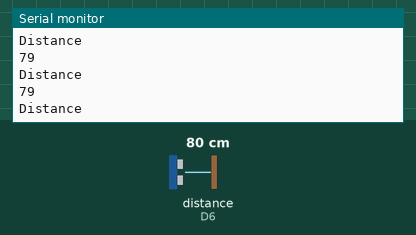
Recording of a sketch running on a simulated ESP8266 (NodeMCU). Shown: the last lines printed to the serial monitor. Wiring (inferred from the names in the program): ultrasonic range finder: trigger D5; echo D6. Inputs (shaded band) come from the test bench; at power-on: distance to the obstacle (sensor on D6) 80 cm. The echo pulse lasts 58.3 µs per cm.

Above: at 1.2 s.
1.3 s: distance to the obstacle (sensor on D6) set to 18 cm
At 1.8 s:
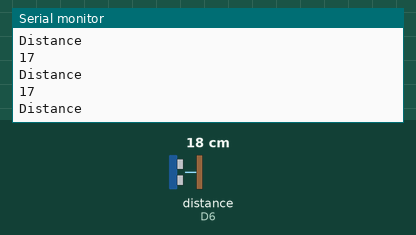
4.3 s: distance to the obstacle (sensor on D6) set to 2 cm
At 4.8 s:
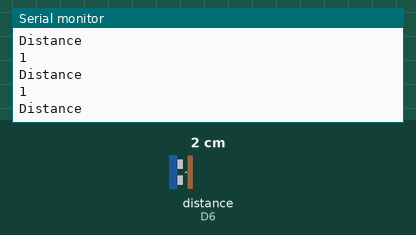
Timing chart, 0 to 7.3 s (numbered marks = the images above; inputs shaded):
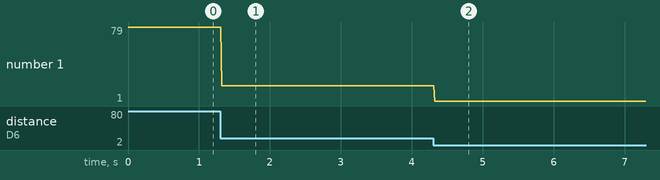

Measured:
- after the input at 1.3 s, the serial monitor: prints a new line at once (image 1)
- after the input at 4.3 s, the serial monitor: prints a new line at once (image 2)
- plotted number 1: 79 → 17 after the input at 1.3 s, 17 → 1 after the input at 4.3 s

The sketch:

hcsr04.ino
```cpp
const int trigPin = D5;
const int echoPin = D6;
long duration;
int distance;

void setup() {
 pinMode(trigPin, OUTPUT);
 pinMode(echoPin, INPUT);
 Serial.begin(9600);
 Serial.println("System Initialized");
}
void loop() {
  digitalWrite(trigPin, LOW);
  delayMicroseconds(2);
  digitalWrite(trigPin, HIGH);
  delayMicroseconds(10);
  digitalWrite(trigPin, LOW);
  duration = pulseIn(echoPin, HIGH);
  distance = duration * 0.0340 / 2;
  Serial.println("Distance");
  Serial.println(distance);
}
```
